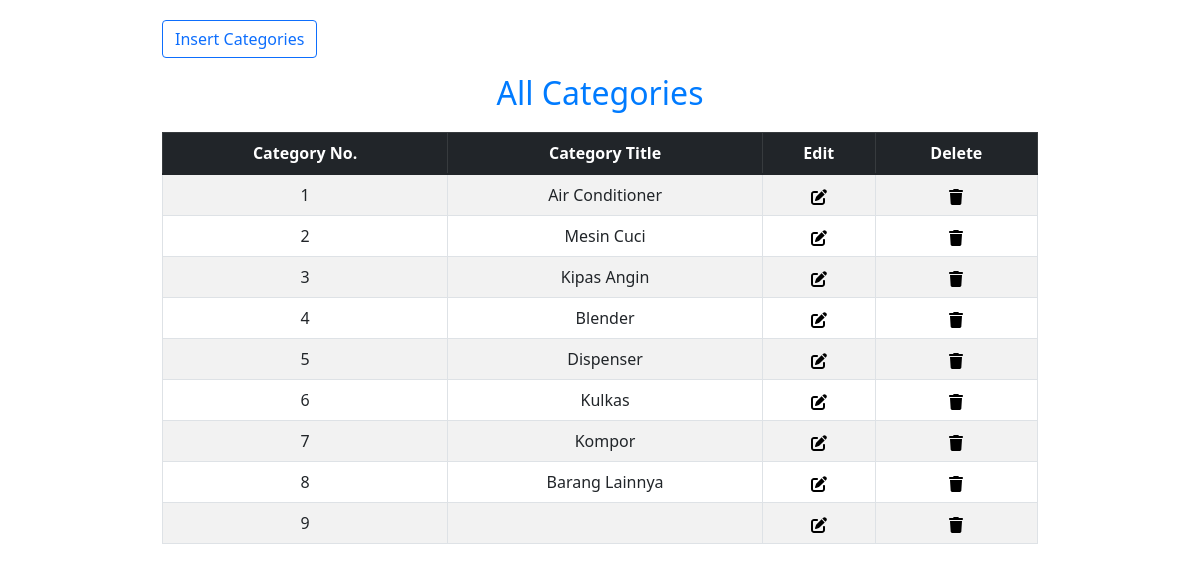
/admin/view_categories.php, run on the app's committed database.
### tables this page shows
CREATE TABLE `categories` (
  `category_id` int(11) NOT NULL,
  `category_title` varchar(100) NOT NULL
);

### admin/view_categories.php (the view, shortened to what this page needs)
<!DOCTYPE html>
<html lang="en">
<head>
    <link href="https://maxcdn.bootstrapcdn.com/bootstrap/5.1.3/css/bootstrap.min.css" rel="stylesheet">
</head>
<body>
    <div class="container">
        <div class="buttons mb-3">
            <a href="./insert_categories.php" class="btn btn-outline-primary">Insert Categories</a>
        </div>
        <div class="categ-header">
            <div class="sub-title">
                <h2>All Categories</h2>
            </div>
        </div>
        <div class="table-data">
            <table class="table table-bordered table-hover table-striped text-center">
                <thead class="table-dark">
                    <tr>
                        <th>Category No.</th>
                        <th>Category Title</th>
                        <th>Edit</th>
                        <th>Delete</th>
                    </tr>
                </thead>
                <tbody>
                    <?php
                        $get_category_query = "SELECT * FROM `categories`";
                        $get_category_result = mysqli_query($con, $get_category_query);
                        $id_number = 1;
                        while ($row_fetch_categories = mysqli_fetch_array($get_category_result)) {
                            $category_id = $row_fetch_categories['category_id'];
                            $category_title = $row_fetch_categories['category_title'];
                            echo "
                            <tr>
                                <td>$id_number</td>
                                <td>$category_title</td>
                                <td>
                                    <a href='index.php?edit_category=$category_id'>
                                    </a>
                                </td>
                                <td>
                                    <a href='#' data-bs-toggle='modal' data-bs-target='#deleteModal_$category_id'>
                                    </a>
                                    <div class='modal fade' id='deleteModal_$category_id' tabindex='-1' aria-labelledby='deleteModal_$category_id.Label' aria-hidden='true'>
                                                        <a href='index.php?delete_category=$category_id' class='btn btn-danger mx-2'>Delete</a>
                                    </div>
                                </td>
                            </tr>
                            ";
                            $id_number++;
                        }
                    ?>
                </tbody>
            </table>
        </div>
    </div>
</body>
</html>

### admin/view_categories.php (style rules this page uses)
.container { max-width: 900px; margin-top: 20px; }
.categ-header { text-align: center; margin-bottom: 20px; }
.categ-header .sub-title h2 { margin: 0; color: #007bff; }

### data on the page
categories: category_title "Air Conditioner"
categories: category_title "Mesin Cuci"
categories: category_title "Kipas Angin"
categories: category_title "Blender"
categories: category_title "Dispenser"
categories: category_title "Kulkas"
categories: category_title "Kompor"
categories: category_title "Barang Lainnya"
